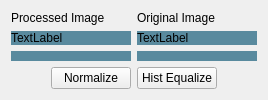
      <widget class="QWidget" name="process">
       <attribute name="title">
        <string>Process</string>
       </attribute>
       <layout class="QVBoxLayout" name="verticalLayout_15" stretch="7,1">
        <item>
         <layout class="QHBoxLayout" name="horizontalLayout_11">
          <item>
           <layout class="QVBoxLayout" name="verticalLayout_13" stretch="1,4,5">
            <item>
             <widget class="QLabel" name="processed_image_label">
              <property name="text">
               <string>Processed Image</string>
              </property>
             </widget>
            </item>
            <item>
             <widget class="QLabel" name="processed_image">
              <property name="styleSheet">
               <string notr="true">background-color: rgb(89, 138, 158);</string>
              </property>
              <property name="text">
               <string>TextLabel</string>
              </property>
             </widget>
            </item>
            <item>
             <widget class="QWidget" name="processed_image_distribution" native="true">
              <property name="styleSheet">
               <string notr="true">background-color: rgb(89, 138, 158);</string>
              </property>
             </widget>
            </item>
           </layout>
          </item>
          <item>
           <layout class="QVBoxLayout" name="verticalLayout_14" stretch="1,4,5">
            <item>
             <widget class="QLabel" name="original_image_label2">
              <property name="text">
               <string>Original Image</string>
              </property>
             </widget>
            </item>
            <item>
             <widget class="QLabel" name="original_image_tab4">
              <property name="styleSheet">
               <string notr="true">background-color: rgb(89, 138, 158);</string>
              </property>
              <property name="text">
               <string>TextLabel</string>
              </property>
             </widget>
            </item>
            <item>
             <widget class="QWidget" name="original_image_distribution" native="true">
              <property name="styleSheet">
               <string notr="true">background-color: rgb(89, 138, 158);</string>
              </property>
             </widget>
            </item>
           </layout>
          </item>
         </layout>
        </item>
        <item>
         <layout class="QHBoxLayout" name="horizontalLayout_12">
          <item>
           <spacer name="horizontalSpacer">
            <property name="orientation">
             <enum>Qt::Horizontal</enum>
            </property>
            <property name="sizeHint" stdset="0">
             <size>
              <width>40</width>
              <height>20</height>
             </size>
            </property>
           </spacer>
          </item>
          <item>
           <widget class="QPushButton" name="normalize_button">
            <property name="text">
             <string>Normalize</string>
            </property>
           </widget>
          </item>
          <item>
           <widget class="QPushButton" name="hist_equalize_button">
            <property name="text">
             <string>Hist Equalize</string>
            </property>
           </widget>
          </item>
          <item>
           <spacer name="horizontalSpacer_2">
            <property name="orientation">
             <enum>Qt::Horizontal</enum>
            </property>
            <property name="sizeHint" stdset="0">
             <size>
              <width>40</width>
              <height>20</height>
             </size>
            </property>
           </spacer>
          </item>
         </layout>
        </item>
       </layout>
      </widget>
